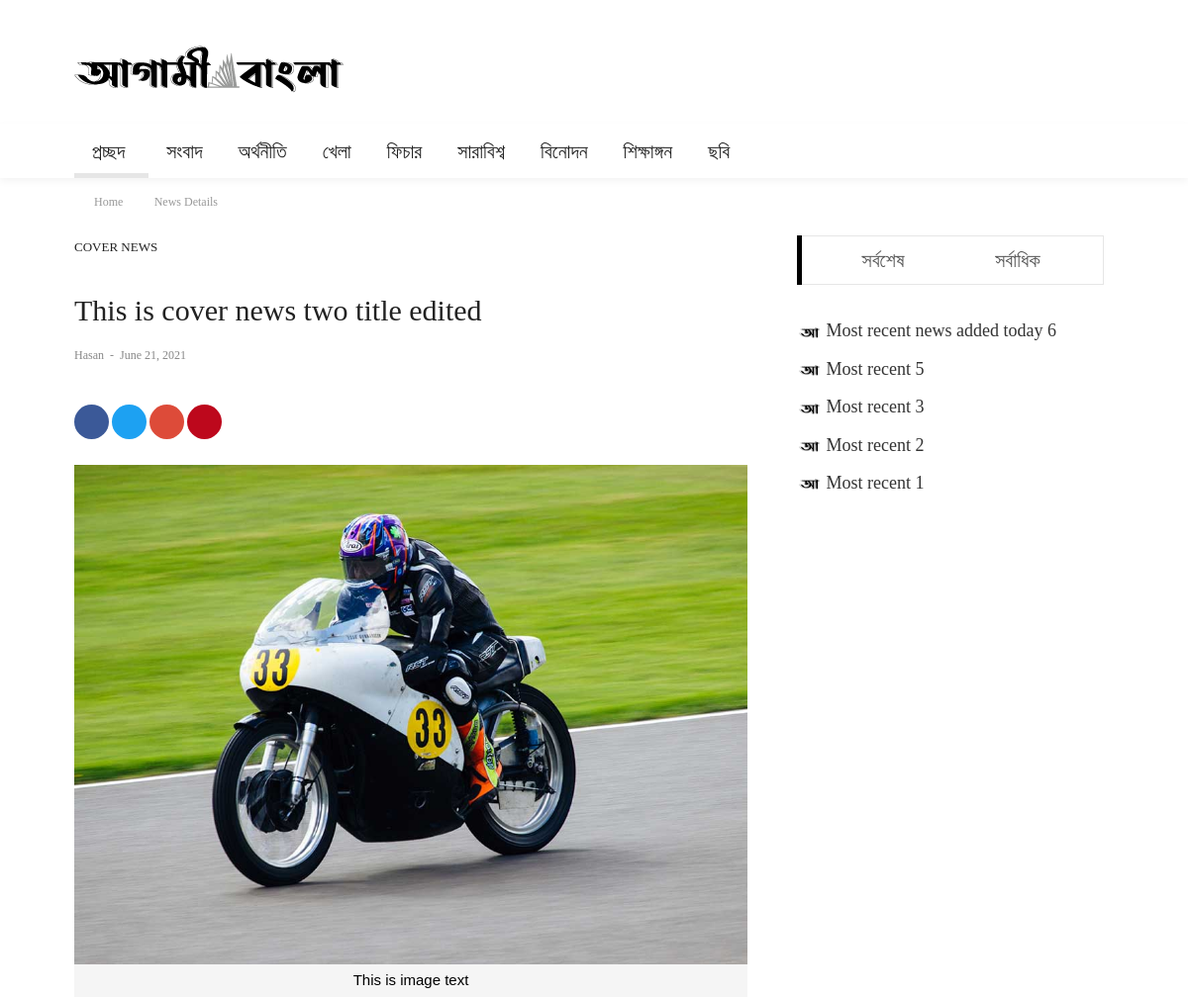
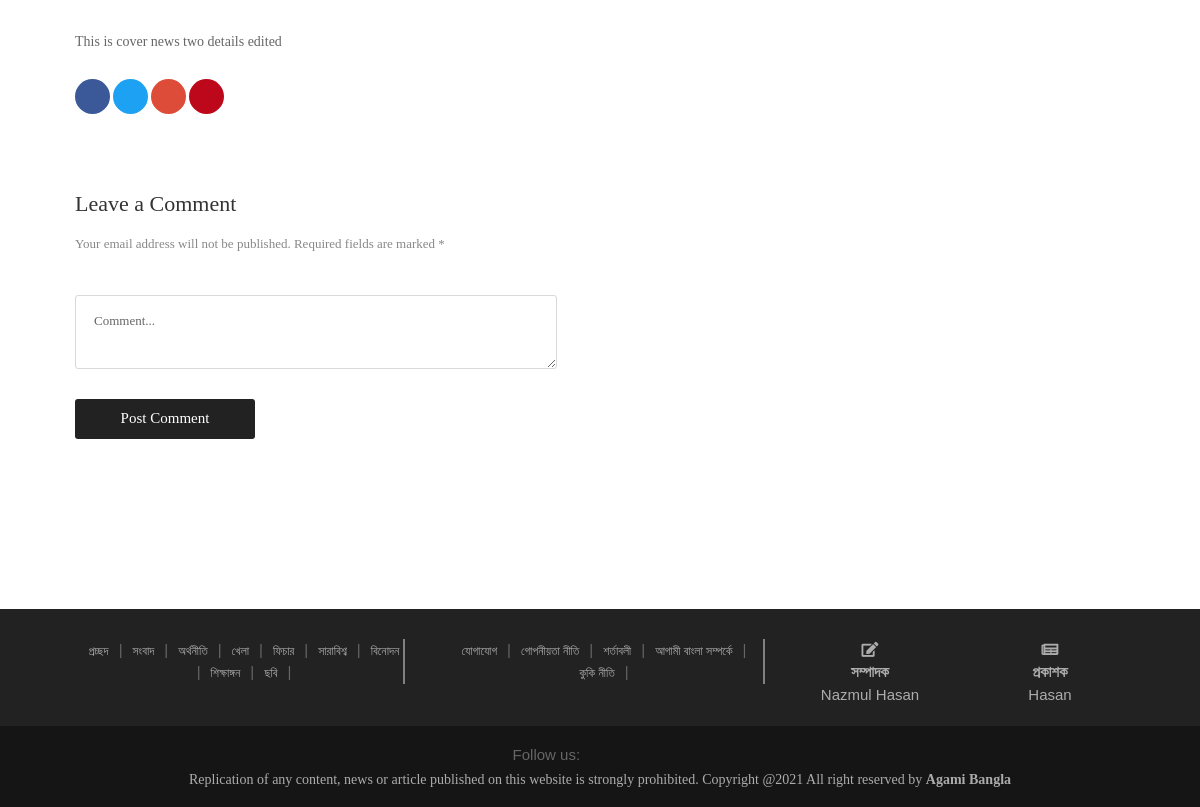
The app's page /ab/t_cover/news/details/1/ with its own data (2 pictures, top to bottom).
### adminPanel/models.py (models this page shows, shortened)
class SiteLogo(models.Model):
    site_logo = models.ImageField()

class NewsCategories(models.Model):
    category_name = models.CharField(default='', max_length=255, verbose_name="News Category Name")

class CoverNews2(models.Model):
    cover_news_image = models.ImageField()
    cover_news_title = models.TextField(max_length=255, verbose_name="Cover News Title")
    cover_news_category = models.CharField(max_length=255, default="")
    cover_news_subcategory = models.CharField(max_length=255, blank=True, null=True)
    cover_news_details = models.TextField(max_length=2000, blank=True, null=True)
    cover_news_added_at = models.DateField(auto_now_add=True)

class EditorPublisher(models.Model):
    editor_name    = models.CharField(max_length=255, default="")
    publisher_name = models.CharField(max_length=255, default="")

class MostRecent(models.Model):
    news_image       = models.ImageField()
    news_title       = models.TextField(max_length=255)
    news_description = models.TextField(max_length=1000)
    news_writer      = models.CharField(max_length=70, blank=True, null=True)
    news_visitors    = models.IntegerField(blank=True, null=True)
    news_details = models.TextField(max_length=2000, blank=True, null=True)
    news_added_at    = models.DateField(auto_now_add=True)

### core/views.py (the view)
# urls.py: url(r'^ab/t_cover/news/details/(?P<pk>\d+)/$', views.cover_news_2_details, name='coverNews2Details'),
def cover_news_2_details(request, pk):
    cover_news_subcategory = CoverNews2.objects.filter(pk=pk).first()
    news_category_model = NewsCategories.objects.all()
    subcategory_model = NewsSubCategories.objects.all()
    subcategory_name = NewsCategories.objects.filter(pk=pk)
    list_of_cat_pk_which_has_atleast_one_news = []
    for news in NewsMain.objects.all():
        list_of_cat_pk_which_has_atleast_one_news.append(news.news_catid)
    if EditorPublisher.objects.count() > 0:
        editor_publisher_info = EditorPublisher.objects.filter().first()
    else:
        editor_publisher_info = "Not added yet!"
    if MostRecent.objects.count() > 0:
        most_recent_news = MostRecent.objects.all().order_by('-pk')[:5]
    else:
        most_recent_news = "Null"
    if MostPopular.objects.count() > 0:
        most_popular_news = MostPopular.objects.all().order_by('-pk')[:5]
    else:
        most_popular_news = 'Null'
    if SiteLogo.objects.count() > 0:
        site_logo_db = SiteLogo.objects.filter().first()
    else:
        site_logo_db = "Not found!"
    context = {
        'site_logo': site_logo_db,
        'news_category_model': news_category_model,
        'subcategory_model': subcategory_model,
        'list_of_cat_pk_which_has_atleast_one_news': list_of_cat_pk_which_has_atleast_one_news,
        'editor_publisher': editor_publisher_info,
        'most_recent_news': most_recent_news,
        'most_popular_news': most_popular_news,
        'cover_news_subcategory': cover_news_subcategory,
    }
    return render(request, "frontEnd/cover_news_2_details.html", context)

### core/templates/frontEnd/cover_news_2_details.html (shortened to what this page needs)
{% extends 'frontEnd/index.html' %}
{% load static %}
{% block main_content %}
	<div class="container">
		<div class="headline bg0 flex-wr-sb-c p-rl-20 p-tb-8">
			<div class="f2-s-1 p-r-30 m-tb-6">
				<a href="index.html" class="breadcrumb-item f1-s-3 cl9">
					Home
				</a>
				<a href="blog-list-01.html" class="breadcrumb-item f1-s-3 cl9">
					News Details
				</a>
			</div>
		</div>
	</div>
	<section class="bg0 p-b-140 p-t-10">
		<div class="container">
			<div class="row justify-content-center">
				<div class="col-md-10 col-lg-8 p-b-30">
					<div class="p-r-10 p-r-0-sr991">
						<div class="p-b-70">
							<a href="#" class="f1-s-10 cl2 hov-cl10 trans-03 text-uppercase">
								Cover News
							</a>
							<h3 class="f1-l-3 cl2 p-b-16 p-t-33 respon2">
								{{cover_news_subcategory.cover_news_title}}
							</h3>
							<div class="flex-wr-s-s p-b-40">
								<span class="f1-s-3 cl8 m-r-15">
									<a href="#" class="f1-s-4 cl8 hov-cl10 trans-03">
										{{editor_publisher.publisher_name}}
									</a>
									<span class="m-rl-3">-</span>
									<span>
										{{cover_news_subcategory.cover_news_added_at}}
									</span>
								</span>
							</div>
							<div class="flex-s-s">
								<div class="flex-wr-s-s size-w-0">
									<a href="#" class="dis-block f1-s-13 cl0 bg-facebook borad-3 hov-btn1 m-r-3 m-b-1 trans-03 add_border">
										<i class="fab fa-facebook-f m-r-3"></i>
									</a>
									<a href="#" class="dis-block f1-s-13 cl0 bg-twitter borad-3 hov-btn1 m-r-3 m-b-3 trans-03 add_border">
										<i class="fab fa-twitter m-r-3"></i>
									</a>
									<a href="#" class="dis-block f1-s-13 cl0 bg-google borad-3 hov-btn1 m-r-3 m-b-3 trans-03 add_border">
										<i class="fab fa-google-plus-g m-r-3"></i>
									</a>
									<a href="#" class="dis-block f1-s-13 cl0 bg-pinterest borad-3 hov-btn1 m-r-3 m-b-3 trans-03 add_border">
										<i class="fab fa-pinterest-p m-r-3"></i>
									</a>
								</div>
							</div>
							<br>
							<div class="wrap-pic-max-w p-b-30">
								<img src="{{cover_news_subcategory.cover_news_image.url}}" alt="News Details">
								<p class="news_details_img_short_description">This is image text</p>
							</div>
							<p class="f1-s-11 cl6 p-b-25">
								{{cover_news_subcategory.cover_news_details|safe}}
							</p>
							<div class="flex-s-s">
								<div class="flex-wr-s-s size-w-0">
									<a href="#" class="dis-block f1-s-13 cl0 bg-facebook borad-3 hov-btn1 m-r-3 m-b-3 trans-03 add_border">
										<i class="fab fa-facebook-f m-r-3"></i>
									</a>
									<a href="#" class="dis-block f1-s-13 cl0 bg-twitter borad-3 hov-btn1 m-r-3 m-b-3 trans-03 add_border">
										<i class="fab fa-twitter m-r-3"></i>
									</a>
									<a href="#" class="dis-block f1-s-13 cl0 bg-google borad-3 hov-btn1 m-r-3 m-b-3 trans-03 add_border">
										<i class="fab fa-google-plus-g m-r-3"></i>
									</a>
									<a href="#" class="dis-block f1-s-13 cl0 bg-pinterest borad-3 hov-btn1 m-r-3 m-b-3 trans-03 add_border">
										<i class="fab fa-pinterest-p m-r-3"></i>
									</a>
								</div>
							</div>
						</div>
						<div>
							<h4 class="f1-l-4 cl3 p-b-12">
								Leave a Comment
							</h4>
							<p class="f1-s-13 cl8 p-b-40">
								Your email address will not be published. Required fields are marked *
							</p>
							<form>
								<textarea class="bo-1-rad-3 bocl13 f1-s-13 cl5 plh6 p-rl-18 p-tb-14 m-b-20" rows="2" cols="60" name="msg" placeholder="Comment..."></textarea>
								<button class="size-a-17 bg2 borad-3 f1-s-12 cl0 hov-btn1 trans-03 p-rl-15 m-t-10">
									Post Comment
								</button>
							</form>
						</div>
					</div>
				</div>
				<div class="col-md-10 col-lg-4">
					<div class="p-l-10 p-rl-0-sr991 p-b-20">
						<div class="tab01 p-b-20">
							<div class="tab01-head how2 how2-cl1 bocl12 flex-s-c m-r-10 m-r-0-sr991" id="most-recent-pop">
								<ul class="nav nav-tabs" role="tablist">
									<li class="nav-item">
										<a class="nav-link" data-toggle="tab" href="#tab1-recent" role="tab">সর্বশেষ</a>
									</li>
									<li class="nav-item">
										<a class="nav-link" data-toggle="tab" href="#tab1-popular" role="tab">সর্বাধিক</a>
									</li>
								</ul>
							</div>
							<div class="tab-content p-t-35">
								<div class="tab-pane fade show most-recent-pop-news active" id="tab1-recent" role="tabpanel">
									<div class="row">
										<div class="col-sm-12 p-r-25 p-r-15-sr991">
											{% for news in most_recent_news %}
											<div class="flex-wr-sb-s m-b-8">
												<div class="size-w-0">
													<h5 class="p-b-5">
														<a href="{% url 'newMostRecentDetails' cat_id=news.pk %}" class="f1-s-5 cl3 hov-cl10 trans-03">
															<img src="{%static 'frontEnd/agamiBanglaLogo/favicon-icon.png' %}" style="width:25px;height:25px;" alt="">
															{{news.news_title}}
														</a>
													</h5>
												</div>
											</div>
											{% endfor %}
										</div>
									</div>
								</div>
							</div>
						</div>
						<div class="flex-c-s p-t-8">
						</div>
						<br><br>
					</div>
				</div>
			</div>
		</div>
	</section>
{% endblock %}

### core/templates/frontEnd/index.html (shortened to what this page needs)
{% load static %}
<!DOCTYPE html>
<html lang="en">
<head>
	<link rel="stylesheet" type="text/css" href="{%static 'frontEnd/vendor/bootstrap/css/bootstrap.min.css' %}">
	<link rel="stylesheet" type="text/css" href="{%static 'frontEnd/fonts/fontawesome-5.0.8/css/fontawesome-all.min.css' %}">
	<link rel="stylesheet" type="text/css" href="{%static 'frontEnd/fonts/iconic/css/material-design-iconic-font.min.css' %}">
	<link rel="stylesheet" type="text/css" href="{%static 'frontEnd/vendor/animate/animate.css' %}">
	<link rel="stylesheet" type="text/css" href="{%static 'frontEnd/vendor/css-hamburgers/hamburgers.min.css' %}">
	<link rel="stylesheet" type="text/css" href="{%static 'frontEnd/vendor/animsition/css/animsition.min.css' %}">
	<link rel="stylesheet" type="text/css" href="{%static 'frontEnd/css/util.min.css' %}">
	<link rel="stylesheet" type="text/css" href="{%static 'frontEnd/css/main.css' %}">
</head>
<body class="animsition">
	<header>
		<div class="container-menu-desktop">
			<div class="wrap-logo container">
				<div class="logo">
					{%if site_logo %}
					<a href="/"><img src="{{site_logo.site_logo.url}}" alt="LOGO"></a>
					{% else %}
					<a href="#">ADD SITE LOGO</a>
					{% endif %}
				</div>
				<div class="banner-header">
				</div>
			</div>
			<div class="wrap-main-nav">
				<div class="main-nav">
					<nav class="menu-desktop">
						<ul class="main-menu">
							<li class="main-menu-active">
								<a href="/" id="nav_home">প্রচ্ছদ</a>
							</li>
							{% for news_cat in news_category_model %}
							{% if news_cat.pk not in category_list_which_has_no_subcat %}
							<li class="mega-menu-item">
								<a href="{% url 'abNewsListByCategoryPk' catid=news_cat.pk %}">{{ news_cat.category_name }}</a>
							</li>
							{% else %}
							<li class="mega-menu-item">
								<a href="{% url 'newsListByCatWhichHasNotSubcat' cat_id=news_cat.pk %}">{{ news_cat.category_name }}</a>
							</li>
							{% endif %}
							{% endfor %}
						</ul>
					</nav>
				</div>
			</div>
		</div>
	</header>
	{% block main_content %}
	{% endblock %}
	<footer>
		<div class="bg2 p-t-30 p-b-20">
			<div class="container">
				<div class="row">
					<div class="col-md-4">
						<div class="footer-nav-bar-list">
							<ul class="browse_category_list">
								<li><a href="/">প্রচ্ছদ</a></li>
								<li>|</li>
					{% for news_cat in news_category_model %}
					{% if news_cat.pk not in category_list_which_has_no_subcat and news_cat.pk != 9 %}
					<li>
						<a href="{% url 'abNewsListByCategoryPk' catid=news_cat.pk %}">{{ news_cat.category_name }}</a>
					</li>
					{% else %}
					<li class="mega-menu-item">
						<a href="{% url 'newsListByCatWhichHasNotSubcat' cat_id=news_cat.pk %}">{{ news_cat.category_name }}</a>
					</li>
					{% endif %}
					<li>|</li>
					{% endfor %}
							</ul>
						</div>
					</div>
					<div class="col-md-4">
						<div class="footer-nav-privacy-policy-term-condition">
						<ul>
							<li><a href="{% url 'abContactUs' %}">যোগাযোগ</a></li>
							<li>|</li>
							<li><a href="#">গোপনীয়তা নীতি</a></li>
							<li>|</li>
							<li><a href="#">শর্তাবলী</a></li>
							<li>|</li>
							<li><a href="/ab/about/us">আগামী বাংলা সম্পর্কে</a></li>
							<li>|</li>
							<li><a href="#">কুকি নীতি</a></li>
							<li>|</li>
						</ul>
						</div>
					</div>
					<div class="col-md-4">
						<div class="row" id="editor-publisher-section">
							<div class="col-md-6">
								<div class="row">
									<div class="col-md-12 text-center">
										<i class="fas fa-edit"></i>
									</div>
								</div>
								<div class="row">
									<div class="col-md-12">
										<h5 class="text-center"><strong>সম্পাদক</strong></h5>
									</div>
								</div>
								<div class="row">
									<div class="col-md-12">
										<h5 class="text-center">{{editor_publisher.editor_name}}</h5>
									</div>
								</div>
							</div>
							<div class="col-md-6">
								<div class="row">
									<div class="col-md-12 text-center">
										<i class="fas fa-newspaper"></i>
									</div>
								</div>
								<div class="row">
									<div class="col-md-12">
										<h5 class="text-center"><strong>প্রকাশক</strong></h5>
									</div>
								</div>
								<div class="row">
									<div class="col-md-12">
										<h5 class="text-center">{{editor_publisher.publisher_name}}</h5>
									</div>
								</div>
							</div>
						</div>
					</div>
				</div>
			</div>
		</div>
		<div class="bg11">
			<div class="topbar">
				<div class="content-topbar container h-100">
					<div class="right-topbar text-center">
						<span>Follow us:</span>
						<a href="#">
							<span class="fab fa-facebook-f" style="color:#4267B2;"></span>
						</a>
						<a href="#">
							<span class="fab fa-twitter" style="color:#1C9CEB;"></span>
						</a>
						<a href="#">
							<span class="fab fa-pinterest-p" style="color:#E60023;"></span>
						</a>
						<a href="#">
							<span class="fab fa-youtube" style="color: #FF0000;"></span>
						</a>
					</div>
				</div>
			</div>
			<div class="container flex-c-c p-tb-15">
				<span class="f1-s-1 cl0 txt-center">
					<a href="#" class="f1-s-1 cl10 hov-link1" id="copy-right-nav">
						Replication of any content,
						 news or article published on this website is strongly prohibited. Copyright @2021 All right reserved by <strong>Agami Bangla</strong>
					</a>
				</span>
			</div>
		</div>
	</footer>
</body>
</html>

### records on screen
SiteLogo: site_logo (picture)
NewsCategories: category_name "সংবাদ"
NewsCategories: category_name "অর্থনীতি"
NewsCategories: category_name "খেলা"
NewsCategories: category_name "ফিচার"
NewsCategories: category_name "সারাবিশ্ব"
NewsCategories: category_name "বিনোদন"
NewsCategories: category_name "শিক্ষাঙ্গন"
NewsCategories: category_name "ছবি"
CoverNews2: cover_news_title "This is cover news two title edited", cover_news_added_at "June 21, 2021", cover_news_image (picture), cover_news_details "This is cover news two details edited"
EditorPublisher: publisher_name "Hasan", editor_name "Nazmul Hasan"
MostRecent: news_title "Most recent news added today 6"
MostRecent: news_title "Most recent 5"
MostRecent: news_title "Most recent 3"
MostRecent: news_title "Most recent 2"
MostRecent: news_title "Most recent 1"
